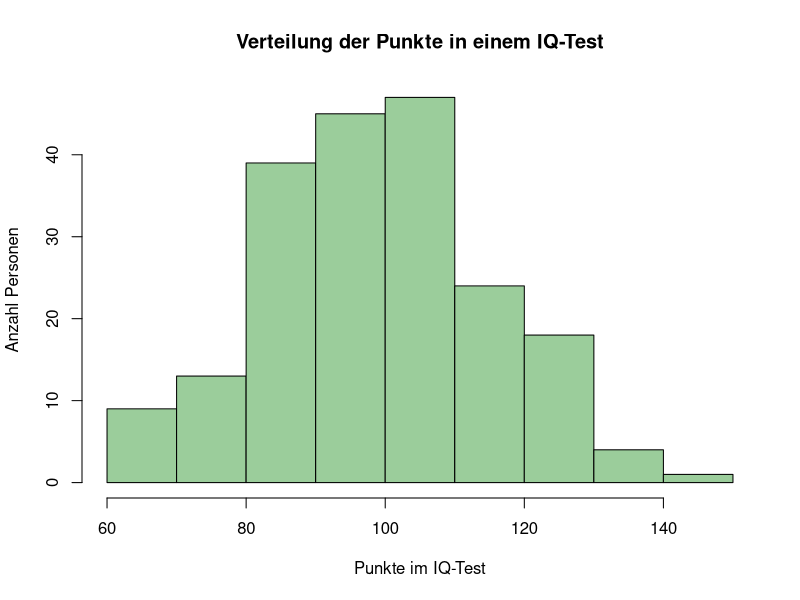

Source code (R):
iq <- rnorm(n = 200, mean = 100, sd = 15)

hist(iq,
     col = "darkseagreen3",
     xlab = "Punkte im IQ-Test",
     ylab = "Anzahl Personen",
     main = "Verteilung der Punkte in einem IQ-Test"
)